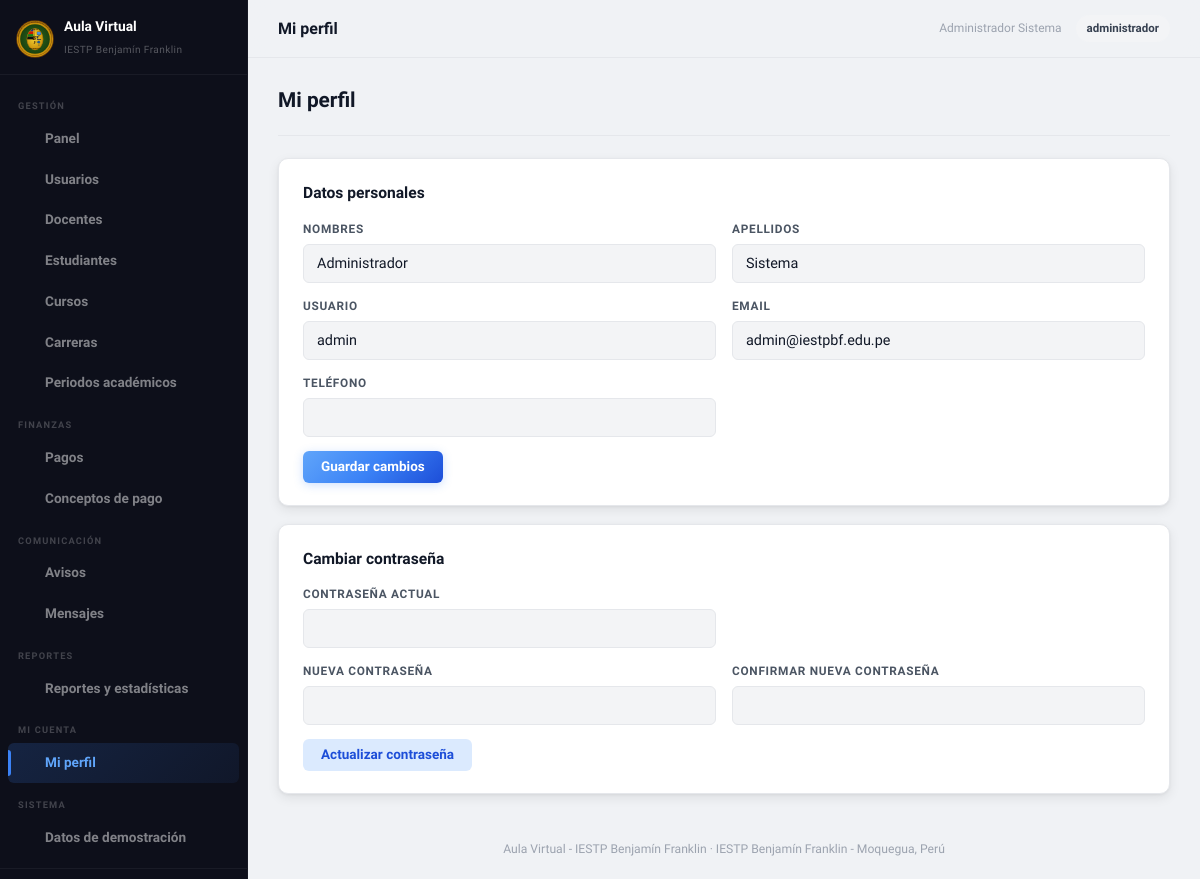
The app's page /perfil.php (signed in) with its own data.
### tables this page shows
CREATE TABLE IF NOT EXISTS usuarios (
    id INT UNSIGNED AUTO_INCREMENT PRIMARY KEY,
    nombre VARCHAR(100) NOT NULL,
    apellidos VARCHAR(100) NOT NULL,
    username VARCHAR(50) NOT NULL,
    email VARCHAR(150) NOT NULL,
    password_hash VARCHAR(255) NOT NULL,
    rol ENUM('administrador','docente','estudiante') NOT NULL,
    activo TINYINT(1) NOT NULL DEFAULT 1,
    dni VARCHAR(15) NULL,
    telefono VARCHAR(20) NULL,
    carrera_id INT UNSIGNED NULL,
    especialidad VARCHAR(150) NULL,
    apoderado_nombre VARCHAR(150) NULL,
    apoderado_telefono VARCHAR(20) NULL,
    created_at TIMESTAMP NOT NULL DEFAULT CURRENT_TIMESTAMP,
    UNIQUE KEY uk_usuarios_username (username),
    UNIQUE KEY uk_usuarios_email (email),
    UNIQUE KEY uk_usuarios_dni (dni),
    KEY idx_usuarios_rol (rol),
    CONSTRAINT fk_usuarios_carrera FOREIGN KEY (carrera_id) REFERENCES carreras(id) ON DELETE SET NULL
);

### public_html/includes/auth.php (called while the page is built, shortened)
<?php
function isLoggedIn(): bool
{
    return isset($_SESSION['user_id']);
}
function currentUser(): ?array
{
    return [
        'id' => $_SESSION['user_id'],
        'nombre' => $_SESSION['user_nombre'],
        'apellidos' => $_SESSION['user_apellidos'],
        'username' => $_SESSION['user_username'],
        'email' => $_SESSION['user_email'],
        'rol' => $_SESSION['user_rol'],
    ];
}

### public_html/perfil.php (the view, shortened to what this page needs)
<?php
require_once __DIR__ . '/includes/auth.php';
require_once __DIR__ . '/includes/functions.php';
$userId = (int) $_SESSION['user_id'];
$stmt = $pdo->prepare('SELECT * FROM usuarios WHERE id = :id');
$stmt->execute(['id' => $userId]);
$usuario = $stmt->fetch();
$pageTitle = 'Mi perfil';
require __DIR__ . '/includes/header.php';
?>
<div class="av-page-header"><h2>Mi perfil</h2></div>
<div class="av-card" style="margin-bottom:18px">
    <h3>Datos personales</h3>
    <form method="post">
        <div class="av-form-grid">
            <div class="av-fg"><label>Nombres</label><input type="text" name="nombre" value="<?= e($usuario['nombre']) ?>" required></div>
            <div class="av-fg"><label>Apellidos</label><input type="text" name="apellidos" value="<?= e($usuario['apellidos']) ?>" required></div>
            <div class="av-fg"><label>Usuario</label><input type="text" value="<?= e($usuario['username']) ?>" disabled></div>
            <div class="av-fg"><label>Email</label><input type="email" name="email" value="<?= e($usuario['email']) ?>" required></div>
            <div class="av-fg"><label>Teléfono</label><input type="text" name="telefono" value="<?= e($usuario['telefono'] ?? '') ?>"></div>
        </div>
        <button type="submit" class="av-btn av-btn--primary">Guardar cambios</button>
    </form>
</div>
<div class="av-card">
    <h3>Cambiar contraseña</h3>
    <form method="post">
        <div class="av-form-grid">
            <div class="av-fg"><label>Contraseña actual</label><input type="password" name="password_actual" required></div>
            <div></div>
            <div class="av-fg"><label>Nueva contraseña</label><input type="password" name="password_nueva" minlength="8" required></div>
            <div class="av-fg"><label>Confirmar nueva contraseña</label><input type="password" name="password_confirmar" minlength="8" required></div>
        </div>
        <button type="submit" class="av-btn av-btn--secondary">Actualizar contraseña</button>
    </form>
</div>
<?php require __DIR__ . '/includes/footer.php'; ?>

### public_html/includes/header.php (shortened to what this page needs)
<?php
$user = currentUser();
$pageTitle = $pageTitle ?? APP_NAME;
$unreadMensajes = $user ? unreadMensajesCount($pdo, (int) $user['id']) : 0;
function navActive(string $path): string
{
    return str_ends_with($_SERVER['SCRIPT_NAME'], $path) ? ' active' : '';
}
?>
<!DOCTYPE html>
<html lang="es">
<head>
    <link href="/assets/css/aula.css" rel="stylesheet">
</head>
<body>
<?php if ($user): ?>
<div class="av-shell">
    <aside class="av-sidebar">
        <div class="av-sidebar__brand">
            <img src="/assets/img/logo.svg" alt="IESTPBF">
            <div class="av-sidebar__brand-text">
                <span>Aula Virtual</span>
                <small>IESTP Benjamín Franklin</small>
            </div>
        </div>
        <nav class="av-nav">
            <?php if ($user['rol'] === 'administrador'): ?>
                <div class="av-nav__group">Gestión</div>
                <a class="av-nav__item<?= navActive('/admin/index.php') ?>" href="/admin/index.php"><?= avIcon('grid') ?> Panel</a>
                <a class="av-nav__item<?= navActive('/admin/usuarios.php') . navActive('/admin/usuario_form.php') ?>" href="/admin/usuarios.php"><?= avIcon('users') ?> Usuarios</a>
                <a class="av-nav__item<?= (($_GET['rol'] ?? '') === 'docente') ? ' active' : '' ?>" href="/admin/usuarios.php?rol=docente"><?= avIcon('graduation') ?> Docentes</a>
                <a class="av-nav__item<?= (($_GET['rol'] ?? '') === 'estudiante') ? ' active' : '' ?>" href="/admin/usuarios.php?rol=estudiante"><?= avIcon('users') ?> Estudiantes</a>
                <a class="av-nav__item<?= navActive('/admin/cursos.php') . navActive('/admin/curso_form.php') . navActive('/admin/matriculas.php') ?>" href="/admin/cursos.php"><?= avIcon('book') ?> Cursos</a>
                <a class="av-nav__item<?= navActive('/admin/carreras.php') ?>" href="/admin/carreras.php"><?= avIcon('graduation') ?> Carreras</a>
                <a class="av-nav__item<?= navActive('/admin/periodos.php') ?>" href="/admin/periodos.php"><?= avIcon('calendar') ?> Periodos académicos</a>
                <div class="av-nav__group">Finanzas</div>
                <a class="av-nav__item<?= navActive('/admin/pagos.php') ?>" href="/admin/pagos.php"><?= avIcon('check') ?> Pagos</a>
                <a class="av-nav__item<?= navActive('/admin/conceptos_pago.php') ?>" href="/admin/conceptos_pago.php"><?= avIcon('download') ?> Conceptos de pago</a>
                <div class="av-nav__group">Comunicación</div>
                <a class="av-nav__item<?= navActive('/admin/avisos.php') ?>" href="/admin/avisos.php"><?= avIcon('megaphone') ?> Avisos</a>
                <a class="av-nav__item<?= navActive('/mensajes.php') ?>" href="/mensajes.php"><?= avIcon('mail') ?> Mensajes<?php if ($unreadMensajes > 0): ?><span class="av-nav__badge"><?= $unreadMensajes ?></span><?php endif; ?></a>
                <div class="av-nav__group">Reportes</div>
                <a class="av-nav__item<?= navActive('/admin/reportes.php') ?>" href="/admin/reportes.php"><?= avIcon('chart') ?> Reportes y estadísticas</a>
                <div class="av-nav__group">Mi cuenta</div>
                <a class="av-nav__item<?= navActive('/perfil.php') ?>" href="/perfil.php"><?= avIcon('user') ?> Mi perfil</a>
                <div class="av-nav__group">Sistema</div>
                <a class="av-nav__item<?= navActive('/admin/demo_data.php') ?>" href="/admin/demo_data.php"><?= avIcon('star') ?> Datos de demostración</a>
            <?php endif; ?>
        </nav>
        <div class="av-sidebar__footer">
        </div>
    </aside>
    <div class="av-main">
        <header class="av-topbar">
            <span class="av-topbar__title"><?= e($pageTitle) ?></span>
            <span class="av-topbar__meta"><?= e($user['nombre'] . ' ' . $user['apellidos']) ?></span>
            <span class="av-topbar__status"><?= e($user['rol']) ?></span>
        </header>
        <div class="av-main__content">
<?php endif; ?>

### records on screen
usuarios: nombre+apellidos "Administrador Sistema", rol "administrador", nombre "Administrador", apellidos "Sistema", username "admin", email "admin@iestpbf.edu.pe"

### other values on screen
$pageTitle "Mi perfil"
APP_NAME "Aula Virtual - IESTP Benjamín Franklin"
